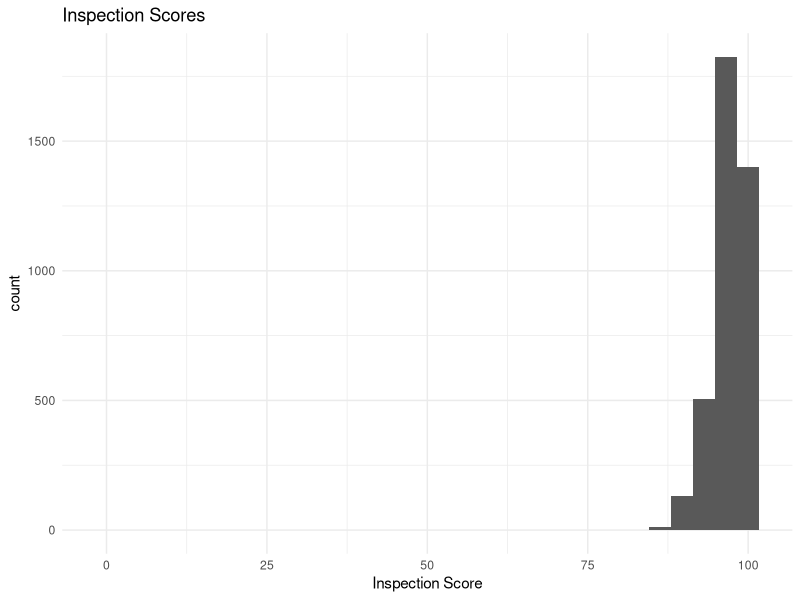
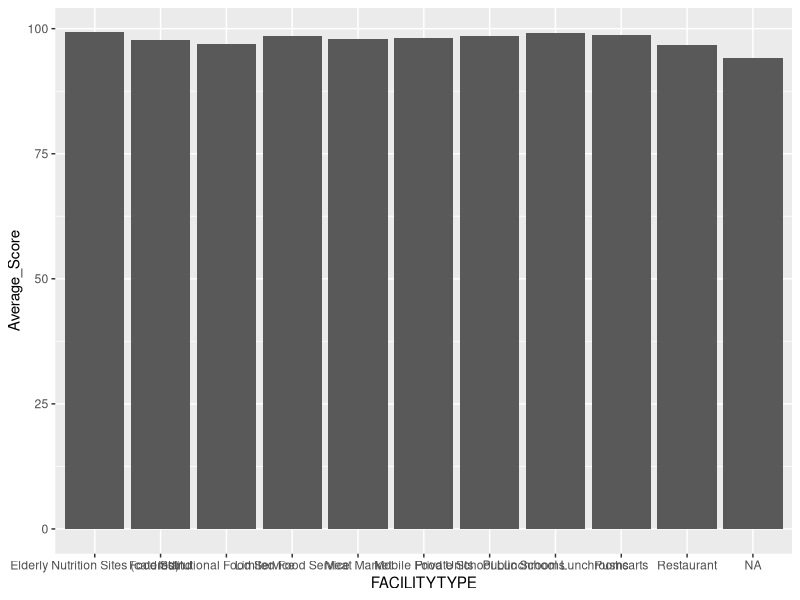
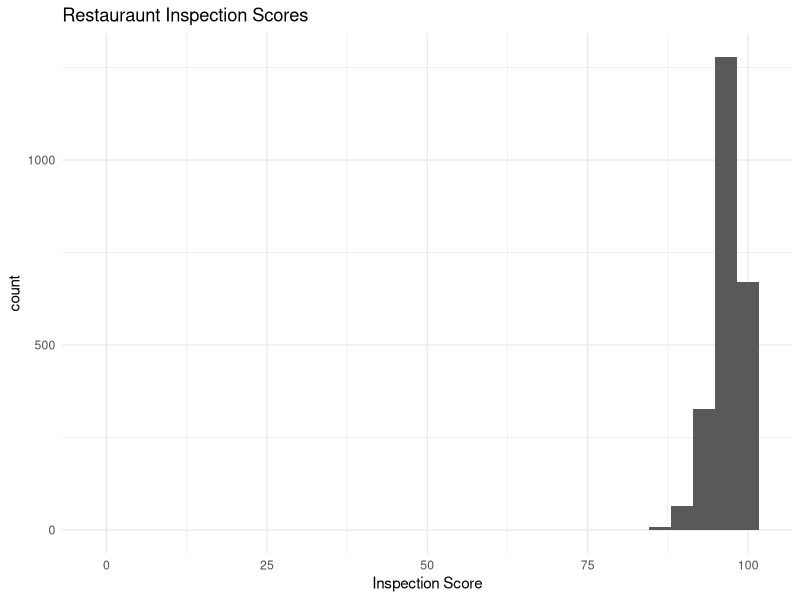

Reproduce these figures in R, in order.

library(tidyverse)
setwd("C:/Users/alexs/Documents/plan372-sp23")

res=read_csv("restaurant_inspections.csv")

#1 insepction scores
ggplot(res, aes(x=SCORE)) + #ggplot inspection score 
  geom_histogram() +
  xlab("Inspection Score") +
  ggtitle("Inspection Scores") +
  theme_minimal() #GGplot histogram with inspection scores


#Mean average of oldest half, mean average of younger half
res=res[order(res$RESTAURANTOPENDATE),] #orders the restaurant open date from oldest to newest
nrow(res)#count rows to divide the data in half with 1938 for older restaurants and 1937 for newer restaurants
older=res[1:1937,] #create new data frame with oldest restauraunts
newer=res[1938:3875,] #create new data frame with newest restaurants
mean(older$SCORE) #mean score of 97.10764
median(older$SCORE)
mean(newer$SCORE) #mean score of 96.74071
median(newer$SCORE)

#Older facilities have a better inspection score average


#3
unique(res$CITY) #check how many city names
res$newcity= str_to_upper(res$CITY) #create new column with upper case cities                 
res$newcity = recode(res$newcity, 
                  "FUQUAY-VARINA" ="FUQUAY VARINA", "Fuquay-Varina" = "FUQUAY VARINA", "Fuquay Varina"="FUQUAY VARINA", "Fuquay-Varina" = "FUQUAY VARINA",
                  "RTP"= "RESEARCH TRIANGLE PARK",
                  "HOLLY SPRING"="HOLLY SPRINGS",
                  "MORRISVILE" = "MORRISVILLE",
                  ) #recode Fuquay Varina, RTP, Holly Springs, and Morrisville

unique(res$newcity) #check to see if there are duplicates of cities

city_score_mean= group_by(res, newcity) %>% #groups the cities and finds the mean score of each city
  summarize(average_score=mean(SCORE))

city_score_mean=city_score_mean[order(-city_score_mean$average_score),] #orders the average inspections scores of each city

#4
unique(res$INSPECTOR) #count how many inspectors
#find the mean average of scores from inspectors 
inspector_score=group_by(res,INSPECTOR)%>%
  summarize(inspector_score_average=mean(SCORE))


inspector_score=inspector_score[order(-inspector_score$inspector_score_average),] #order average inspection score from highest average given to lowest


#could also look at the number of description per inspector
res$empty_description<-is.na(res$DESCRIPTION) 
inspector_descriptions=group_by(res, INSPECTOR)%>%
  summarize(description_count=sum(empty_description)/(sum(empty_description)+sum(!empty_description))) #Divides number of empty descriptions from the total possible number of descriptions



inspector_descriptions=inspector_descriptions[order(inspector_descriptions$description_count),] #ranks the inspectors with the least descriptions with NA to most

#5
#Look at the number of inspectors, restaurants, inspections in each time period, inspections in each city

#average score for restaurants and compare to others, filter only restaurants data
#find sample size for each city

city_inspections_total=res %>% #counts the number of inspections per city
  count(newcity) 

colnames(city_inspections_total)[2]="Number of inspections" #renames column name
city_inspections_total=city_inspections_total[order(-city_inspections_total$`Number of inspections`),] #sorts the data

city_inspections_total <- merge(city_inspections_total,
                 city_score_mean,
                 by.x="newcity")

city_inspections_total=city_inspections_total[order(-city_inspections_total$`Number of inspections`),] #sorts the data

#6
#Average score of the different facilities, ggplot

facility_mean = group_by(res, FACILITYTYPE) %>% #grouped by restaurant and facility type to find mean 
  summarize(Average_Score=mean(SCORE))

ggplot(facility_mean, aes(x=FACILITYTYPE,y=Average_Score)) + #ggplot facility plot average
  geom_col()

#7, restaurant repeat questions 1-5

res_only<-res[res$FACILITYTYPE=="Restaurant",]


#7-1 inspection scores
ggplot(res_only, aes(x=SCORE)) + #ggplot inspection score 
  geom_histogram() +
  xlab("Inspection Score") +
  ggtitle("Restauraunt Inspection Scores") +
  theme_minimal() #GGplot histogram with inspection scores


#7-2, Mean average of oldest half, mean average of younger half
res_only=res_only[order(res_only$RESTAURANTOPENDATE),] #orders the restaurant open date from oldest to newest
nrow(res_only)#count rows to divide the data in half with 1938 for older restaurants and 1937 for newer restaurants
old=res_only[1:1022,] #create new data frame with oldest restaurants
new=res_only[1023:2044,] #create new data frame with newest restaurants
mean(old$SCORE) #mean score of 96.56703
mean(new$SCORE) #mean score of 96.7818

#Newer restaurants have a better inspection score average


#7-3
unique(res_only$CITY) #check how many city names
res_only$newcity= str_to_upper(res_only$CITY) #create new column with upper case cities                 
res_only$newcity = recode(res_only$newcity, 
                     "FUQUAY-VARINA" ="FUQUAY VARINA", "Fuquay-Varina" = "FUQUAY VARINA", "Fuquay Varina"="FUQUAY VARINA", "Fuquay-Varina" = "FUQUAY VARINA",
                     "RTP"= "RESEARCH TRIANGLE PARK",
                     "HOLLY SPRING"="HOLLY SPRINGS",
                     "MORRISVILE" = "MORRISVILLE",
) #recode Fuquay Varina, RTP, Holly Springs, and Morrisville

unique(res_only$newcity) #check to see if there are duplicates of cities

res_city_score_mean=group_by(res_only, newcity) %>% #groups the cities and finds the mean score of each city
  summarize(average_score=mean(SCORE))

res_city_score_mean=res_city_score_mean[order(-res_city_score_mean$average_score),] #orders the average inspections scores of each city

#7-4
unique(res_only$INSPECTOR) #count how many inspectors
#find the mean average of scores from inspectors 
res_inspector_score=group_by(res_only,INSPECTOR)%>%
  summarize(inspector_score_average=mean(SCORE))


res_inspector_score=res_inspector_score[order(-res_inspector_score$inspector_score_average),] #order city average score from highest average given to lowest


#could also look at the number of description per inspector
res_only$empty_description<-is.na(res_only$DESCRIPTION) 
res_inspector_descriptions=group_by(res_only, INSPECTOR)%>%
  summarize(description_count=sum(empty_description)/(sum(empty_description)+sum(!empty_description))) #Divides number of empty descriptions from the total possible number of descriptions


res_inspector_descriptions=res_inspector_descriptions[order(res_inspector_descriptions$description_count),] #ranks the inspectors with the least descriptions with NA to most

#7-5
#Look at the number of inspectors, restaurants, inspections in each time period, inspections in each city

#average score for restaurants and compare to others, filter only restaurants data
#find sample size for each city

res_city_inspections_total=res_only %>% #counts the number of inspections per city
  count(newcity) 

colnames(res_city_inspections_total)[2]="Number of inspections" #renames column name
res_city_inspections_total=res_city_inspections_total[order(-res_city_inspections_total$`Number of inspections`),] #sorts the data

res_city_inspections_total <- merge(res_city_inspections_total,
                                city_score_mean,
                                by.x="newcity")

res_city_inspections_total=res_city_inspections_total[order(-res_city_inspections_total$`Number of inspections`),] #sorts the data

